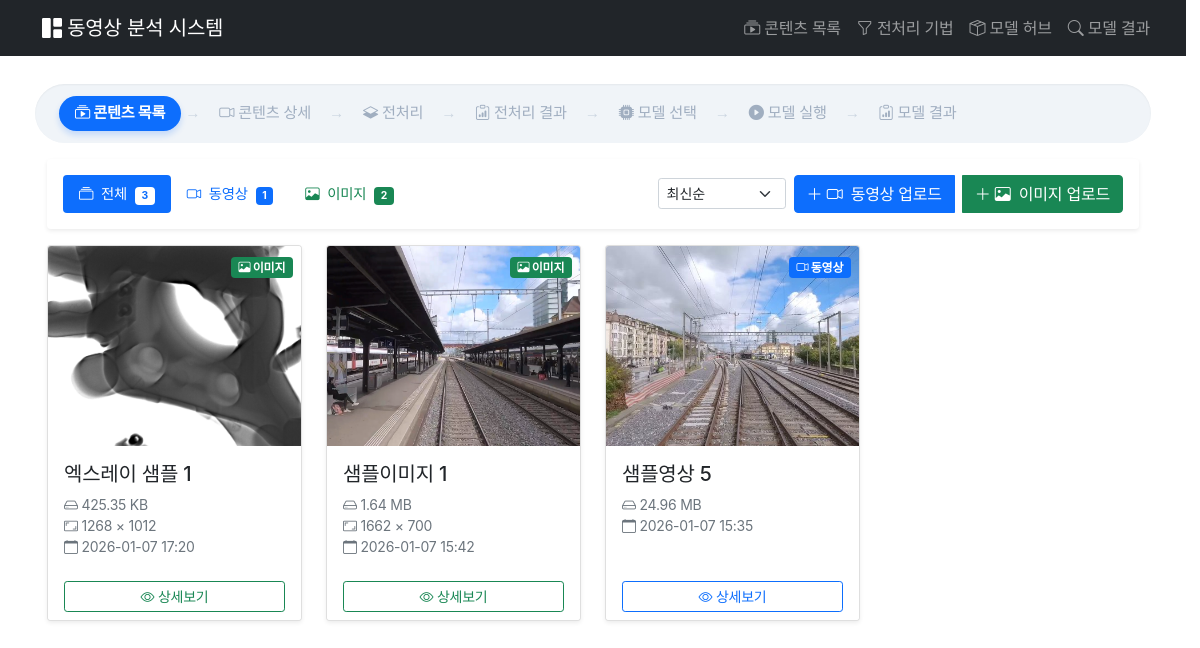
The app's page /contents/, older data.
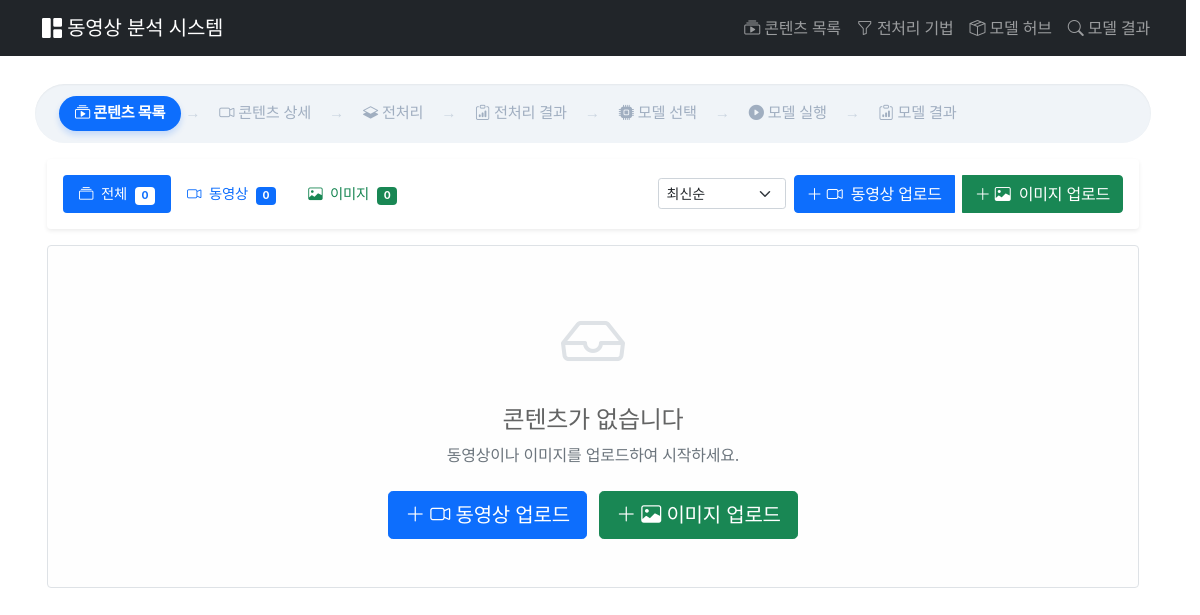
The same page, newer data.
### contents/models.py (models this page shows, shortened)
class Image(models.Model):
    title = models.CharField(max_length=200, verbose_name="제목")
    description = models.TextField(blank=True, verbose_name="설명")
    file = models.ImageField(upload_to=image_upload_path, verbose_name="이미지 파일")
    file_size = models.BigIntegerField(default=0, verbose_name="파일 크기")
    width = models.IntegerField(default=0, verbose_name="너비")
    height = models.IntegerField(default=0, verbose_name="높이")
    uploaded_at = models.DateTimeField(auto_now_add=True, verbose_name="업로드 시간")
    class Meta:
        verbose_name = "이미지"
        verbose_name_plural = "이미지들"
        ordering = ['-uploaded_at']
    def get_file_size_display(self):
        size = self.file_size
        for unit in ["B", "KB", "MB", "GB"]:
            if size < 1024.0:
                return f"{size:.2f} {unit}"
            size /= 1024.0
        return f"{size:.2f} TB"
    def get_resolution_display(self):
        if self.width and self.height:
            return f"{self.width} × {self.height}"
        return "-"

class Video(models.Model):
    title = models.CharField(max_length=200, verbose_name="제목")
    description = models.TextField(blank=True, verbose_name="설명")
    file = models.FileField(upload_to=video_upload_path, verbose_name="동영상 파일")
    thumbnail = models.ImageField(
        upload_to=thumbnail_upload_path, blank=True, null=True, verbose_name="썸네일"
    )
    file_size = models.BigIntegerField(default=0, verbose_name="파일 크기")
    uploaded_at = models.DateTimeField(auto_now_add=True, verbose_name="업로드 시간")
    class Meta:
        verbose_name = "동영상"
        verbose_name_plural = "동영상들"
        ordering = ["-uploaded_at"]
    def get_file_size_display(self):
        size = self.file_size
        for unit in ["B", "KB", "MB", "GB", "TB"]:
            if size < 1024.0:
                return f"{size:.2f} {unit}"
            size /= 1024.0
        return f"{size:.2f} PB"

### contents/views.py (the view)
# urls.py: path("", views.ContentListView.as_view(), name="content_list"),
class ContentListView(ListView):
    template_name = "contents/content_list.html"
    context_object_name = "content_items"
    paginate_by = 12
    def get_queryset(self):
        tab = self.request.GET.get("tab", "all")
        search = self.request.GET.get("search", "")
        sort = self.request.GET.get("sort", "newest")
        content_items = []
        if tab in ["all", "video"]:
            videos = Video.objects.all()
            if search:
                videos = videos.filter(title__icontains=search)
            for video in videos:
                content_items.append(
                    {
                        "type": "video",
                        "id": video.id,
                        "title": video.title,
                        "description": video.description,
                        "file": video.file,
                        "thumbnail": video.thumbnail,
                        "file_size": video.get_file_size_display(),
                        "uploaded_at": video.uploaded_at,
                        "obj": video,
                    }
                )
        if tab in ["all", "image"]:
            images = ImageModel.objects.all()
            if search:
                images = images.filter(title__icontains=search)
            for image in images:
                content_items.append(
                    {
                        "type": "image",
                        "id": image.id,
                        "title": image.title,
                        "description": image.description,
                        "file": image.file,
                        "thumbnail": image.file,
                        "file_size": image.get_file_size_display(),
                        "uploaded_at": image.uploaded_at,
                        "resolution": image.get_resolution_display(),
                        "obj": image,
                    }
                )
        if sort == "oldest":
            content_items.sort(key=lambda x: x["uploaded_at"])
        elif sort == "name_asc":
            content_items.sort(key=lambda x: x["title"].lower())
        elif sort == "name_desc":
            content_items.sort(key=lambda x: x["title"].lower(), reverse=True)
        else:  # newest (기본값)
            content_items.sort(key=lambda x: x["uploaded_at"], reverse=True)
        return content_items
    def get_context_data(self, **kwargs):
        context = super().get_context_data(**kwargs)
        context["tab"] = self.request.GET.get("tab", "all")
        context["search"] = self.request.GET.get("search", "")
        context["sort"] = self.request.GET.get("sort", "newest")
        context["video_count"] = Video.objects.count()
        context["image_count"] = ImageModel.objects.count()
        return context

### contents/templates/contents/content_list.html (shortened to what the changed rows need)
{% extends 'contents/base.html' %}
{% block content %}
<div class="container-fluid">
    <div class="card mb-3 border-0 shadow-sm">
        <div class="card-body p-2 p-md-3">
            <div class="d-flex gap-2 align-items-center flex-wrap">
                <ul class="nav nav-pills flex-shrink-0">
                    <li class="nav-item">
                        <a class="nav-link py-1 py-md-2 px-2 px-md-3 {% if tab == 'all' %} active {% endif %}"
                        href = "?tab=all{% if search %}&search={{ search}}{% endif %}{% if sort %}&sort={{ sort }}{% endif %}" title="전체">
                            <i class="bi bi-collection"></i>
                            <span class="d-none d-lg-inline ms-1">전체</span>
                            <span class="badge {% if tab == 'all' %}bg-white text-primary{% else %}bg-secondary{% endif %} ms-1" style="font-size: 0.65rem;">{{ video_count|add:image_count }}</span>
                        </a>
                    </li>
                    <li class="nav-item">
                        <a class="nav-link py-1 py-md-2 px-2 px-md-3 {% if tab == 'video' %}active{% endif %}"
                        href="?tab=video{% if search %}&search={{ search }}{% endif %}{% if sort %}&sort={{ sort }}{% endif %}"
                        title="동영상">
                            <i class="bi bi-camera-video"></i>
                            <span class="d-none d-lg-inline ms-1">동영상</span>
                            <span class="badge {% if tab == 'video' %}bg-white text-primary{% else %}bg-primary{% endif %} ms-1" style="font-size: 0.65rem;">{{ video_count }}</span>
                        </a>
                    </li>
                    <li class="nav-item">
                        <a class="nav-link py-1 py-md-2 px-2 px-md-3 {% if tab == 'image' %}active{% endif %}"
                        href="?tab=image{% if search %}&search={{ search }}{% endif %}{% if sort %}&sort={{ sort }}{% endif %}"
                        title="이미지">
                            <i class="bi bi-image {% if tab == 'image' %}text-white{% else %}text-success{% endif %}"></i>
                            <span class="d-none d-lg-inline {% if tab == 'image' %} text-white{% else %}text-success{% endif %} ms-1">이미지</span>
                            <span class="badge {% if tab == 'image' %}bg-white text-primary{% else %}bg-success{% endif %} ms-1" style="font-size: 0.65rem;">{{ image_count }}</span>
                        </a>
                    </li>
                </ul>
            </div>
        </div>
    </div>
    {% if content_items %}
    <div class="row row-cols-1 row-cols-md-3 row-cols-lg-4 g-4">
        {% for item in content_items %}
        <div class="col">
            <div class="card h-100 shadow-sm hover-card">
                <div class="position-relative" style="height: 200px; overflow: hidden;">
                    {% if item.thumbnail %}
                        <img src="{{ item.thumbnail.url }}" class="card-img-top h-100 w-100"
                            style="object-fit: cover;" alt="{{ item.title }}">
                    {% endif %}
                    <span class="position-absolute top-0 end-0 m-2">
                        {% if item.type == 'video' %}
                            <span class="badge bg-primary">
                                <i class="bi bi-camera-video"></i> 동영상
                            </span>
                        {% else %}
                            <span class="badge bg-success">
                                <i class="bi bi-image"></i> 이미지
                            </span>
                        {% endif %}
                    </span>
                </div>
                <div class="card-body">
                    <h5 class="card-title text-truncate" title="{{ item.title }}">{{ item.title }}</h5>
                    <p class="card-text small text-muted">
                        <i class="bi bi-hdd"></i> {{ item.file_size }}
                        {% if item.type == 'image' and item.resolution %}
                            <br><i class="bi bi-aspect-ratio"></i> {{ item.resolution }}
                        {% endif %}
                        <br><i class="bi bi-calendar"></i> {{ item.uploaded_at|date:"Y-m-d H:i" }}
                    </p>
                </div>
                <div class="card-footer bg-white border-0">
                    <div class="d-grid gap-2">
                        {% if item.type == 'video' %}
                            <a href="{% url 'video_detail' item.id %}" class="btn btn-sm btn-outline-primary">
                                <i class="bi bi-eye"></i> 상세보기
                            </a>
                        {% else %}
                            <a href="{% url 'image_detail' item.id %}" class="btn btn-sm btn-outline-success">
                                <i class="bi bi-eye"></i> 상세보기
                            </a>
                        {% endif %}
                    </div>
                </div>
            </div>
        </div>
        {% endfor %}
    </div>
    {% else %}
    <div class="alert alert-light border text-center py-5">
        <i class="bi bi-inbox" style="font-size: 4rem; color: #dee2e6;"></i>
        <h4 class="mt-3">
            {% if search %}
                검색 결과가 없습니다
            {% else %}
                콘텐츠가 없습니다
            {% endif %}
        </h4>
        <p class="text-muted">
            {% if search %}
                다른 검색어로 시도해보세요.
            {% else %}
                동영상이나 이미지를 업로드하여 시작하세요.
            {% endif %}
        </p>
        {% if not search %}
        <div class="mt-4">
            <a href="{% url 'upload_content' %}?type=video" class="btn btn-primary btn-lg me-2">
                <i class= "bi bi-plus-lg"></i> <i class="bi bi-camera-video"></i> 동영상 업로드
            </a>
            <a href="{% url 'upload_content' %}?type=image" class="btn btn-success btn-lg">
                <i class= "bi bi-plus-lg"></i> <i class="bi bi-image"></i> 이미지 업로드
            </a>
        </div>
        {% endif %}
    </div>
    {% endif %}
</div>
{% endblock %}

Row changes from the older to the newer data that the page shows:
removed Image: shows a picture, shows "이미지", title "엑스레이 샘플 1", file_size "425.35 KB", resolution "1268 × 1012", uploaded_at "2026-01-07 17:20", shows "상세보기"
removed Image: shows a picture, shows "이미지", title "샘플이미지 1", file_size "1.64 MB", resolution "1662 × 700", uploaded_at "2026-01-07 15:42", shows "상세보기"
removed Video: shows a picture, shows "동영상", title "샘플영상 5", file_size "24.96 MB", uploaded_at "2026-01-07 15:35", shows "상세보기"
Text that changed along with them:
{{ video_count|add:image_count }}: "3" → "0"
{{ video_count }}: "1" → "0"
{{ image_count }}: "2" → "0"
text now shown: "콘텐츠가 없습니다 동영상이나 이미지를 업로드하여 시작하세요. 동영상 업로드 이미지 업로드"
